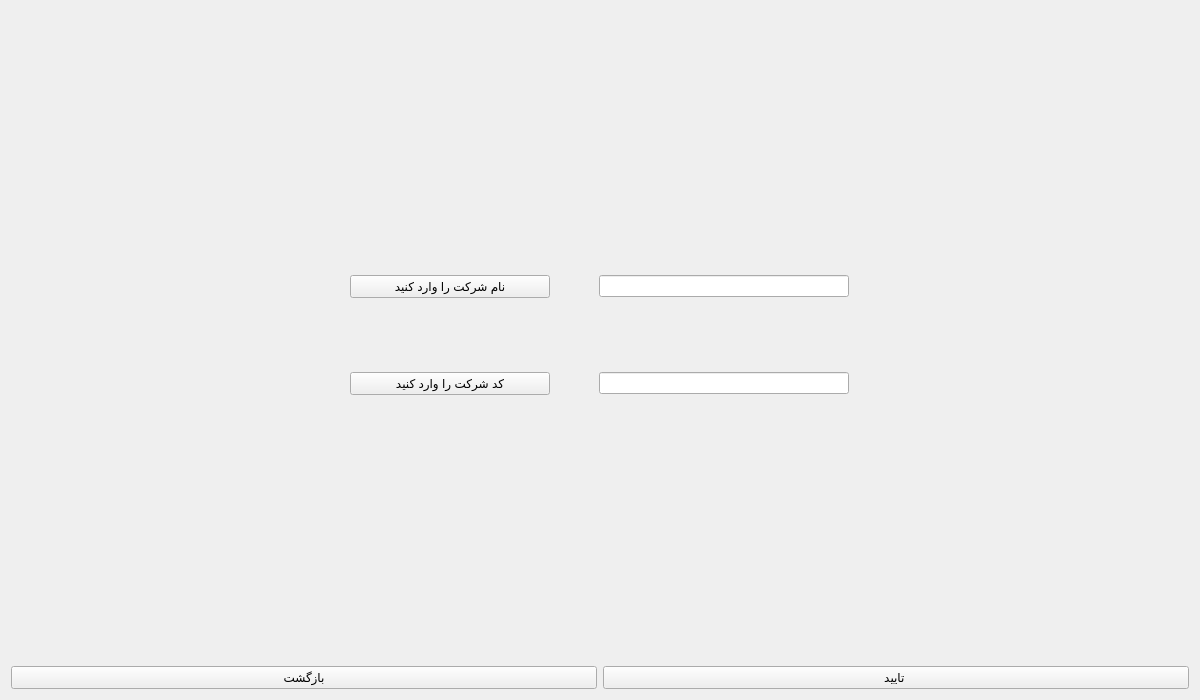
<?xml version="1.0" encoding="UTF-8"?>
<ui version="4.0">
 <class>Full_company</class>
 <widget class="QWidget" name="Full_company">
  <property name="geometry">
   <rect>
    <x>0</x>
    <y>0</y>
    <width>1200</width>
    <height>700</height>
   </rect>
  </property>
  <property name="windowTitle">
   <string>Form</string>
  </property>
  <layout class="QGridLayout" name="gridLayout_2">
   <item row="1" column="0" colspan="2">
    <widget class="QWidget" name="gridWidget_full_company" native="true">
     <property name="styleSheet">
      <string notr="true">border-image: url(:/new/prefix1/image/full_company_dark.png);</string>
     </property>
     <layout class="QGridLayout" name="gridLayout_3">
      <property name="leftMargin">
       <number>300</number>
      </property>
      <property name="topMargin">
       <number>200</number>
      </property>
      <property name="rightMargin">
       <number>300</number>
      </property>
      <property name="bottomMargin">
       <number>200</number>
      </property>
      <property name="spacing">
       <number>10</number>
      </property>
      <item row="1" column="0">
       <widget class="QPushButton" name="pushButton_code_company">
        <property name="maximumSize">
         <size>
          <width>200</width>
          <height>16777215</height>
         </size>
        </property>
        <property name="styleSheet">
         <string notr="true">background-image: url(:/new/prefix1/image/rang4.png);</string>
        </property>
        <property name="text">
         <string>کد شرکت را وارد کنید</string>
        </property>
       </widget>
      </item>
      <item row="0" column="0">
       <widget class="QPushButton" name="pushButton_name_company">
        <property name="maximumSize">
         <size>
          <width>200</width>
          <height>16777215</height>
         </size>
        </property>
        <property name="text">
         <string>نام شرکت را وارد کنید</string>
        </property>
       </widget>
      </item>
      <item row="1" column="1">
       <widget class="QLineEdit" name="lineEdit_code_company">
        <property name="minimumSize">
         <size>
          <width>0</width>
          <height>0</height>
         </size>
        </property>
        <property name="maximumSize">
         <size>
          <width>250</width>
          <height>16777215</height>
         </size>
        </property>
       </widget>
      </item>
      <item row="0" column="1">
       <widget class="QLineEdit" name="lineEdit_name_company">
        <property name="maximumSize">
         <size>
          <width>250</width>
          <height>16777215</height>
         </size>
        </property>
        <property name="styleSheet">
         <string notr="true"/>
        </property>
       </widget>
      </item>
     </layout>
     <zorder>lineEdit_code_company</zorder>
     <zorder>pushButton_code_company</zorder>
     <zorder>pushButton_name_company</zorder>
     <zorder>lineEdit_name_company</zorder>
    </widget>
   </item>
   <item row="3" column="0">
    <widget class="QPushButton" name="pushButton_bake_company">
     <property name="text">
      <string>بازگشت</string>
     </property>
    </widget>
   </item>
   <item row="3" column="1">
    <widget class="QPushButton" name="pushButton_ok_company">
     <property name="text">
      <string>تایید </string>
     </property>
    </widget>
   </item>
  </layout>
 </widget>
 <resources/>
 <connections/>
</ui>
